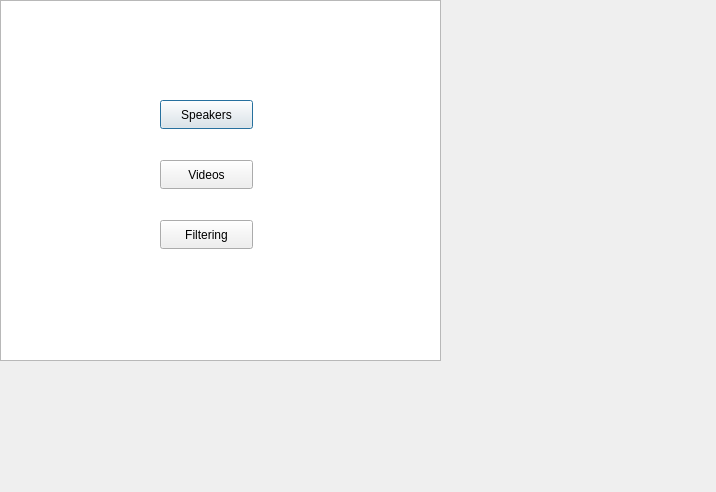
<?xml version="1.0" encoding="UTF-8"?>
<ui version="4.0">
 <class>AdditionalWindow</class>
 <widget class="QDialog" name="AdditionalWindow">
  <property name="geometry">
   <rect>
    <x>0</x>
    <y>0</y>
    <width>716</width>
    <height>492</height>
   </rect>
  </property>
  <property name="windowTitle">
   <string>Dialog</string>
  </property>
  <widget class="QTextEdit" name="textEdit">
   <property name="geometry">
    <rect>
     <x>0</x>
     <y>0</y>
     <width>441</width>
     <height>361</height>
    </rect>
   </property>
  </widget>
  <widget class="QPushButton" name="pushButton">
   <property name="geometry">
    <rect>
     <x>160</x>
     <y>100</y>
     <width>93</width>
     <height>29</height>
    </rect>
   </property>
   <property name="text">
    <string>Speakers</string>
   </property>
  </widget>
  <widget class="QPushButton" name="pushButton_2">
   <property name="geometry">
    <rect>
     <x>160</x>
     <y>160</y>
     <width>93</width>
     <height>29</height>
    </rect>
   </property>
   <property name="text">
    <string>Videos</string>
   </property>
  </widget>
  <widget class="QPushButton" name="pushButton_3">
   <property name="geometry">
    <rect>
     <x>160</x>
     <y>220</y>
     <width>93</width>
     <height>29</height>
    </rect>
   </property>
   <property name="text">
    <string>Filtering</string>
   </property>
  </widget>
 </widget>
 <resources/>
 <connections/>
</ui>
